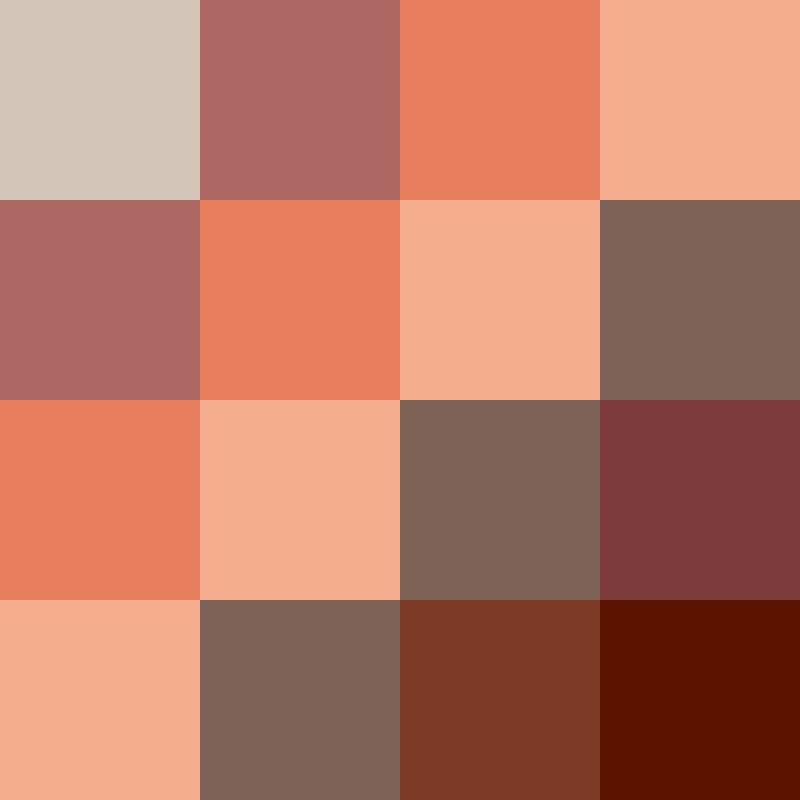
Frame 1 (no input)
Frame 60 (no input): identical to frame 1, image omitted
Frame 120 (the mouse pressed at the canvas centre since frame 60): identical to frame 1, image omitted

The p5.js sketch that drew this single still picture (run headless with seeded random() and noise() and a simulated clock; from frame 60 on, the mouse is pressed at the canvas centre):

// p5.js sketch
// ── sketch.js
function setup() {
  
  createCanvas(800,800);
 
}

function draw() {
  
  fill(211,198,184)//第一排
  noStroke();
  square(0, 0, 200);
  
  fill(173,104,099);
  noStroke();
  square(200, 0, 200);
  
  fill(232,126,093);
  noStroke();
  square(400,0,200);
  
  fill(244,174,141);
  noStroke();
  square(600, 0, 200);
  
  
  fill(173,104,099);//第二排
  noStroke();;
  square(0, 200, 200);
  
  fill(232,126,093);
  noStroke();
  square(200, 200, 200);
  
  fill(244,174,141)
  noStroke();;
  square(400,200,200);
  
  fill(126,098,085);
  noStroke();
  square(600, 200, 200);
  
  
  fill(232,126,093);//第三排
  noStroke();
  square(0,400,200);
  
  fill(244,174,141)
  noStroke();
  square(200,400,200);
  
  fill(126,098,085);
  noStroke();
  square(400,400,200);
  
  fill(125,073,074);
  noStroke();
  square(600,400,200);
  
  
  fill(244,174,141)//第四排
  noStroke();;
  square(0, 600, 200);
  
  fill(126,098,085);
  noStroke();
  square(200, 600, 200);
  
  fill(125,073,047);
  noStroke();;
  square(400,600,200);
  
  fill(090,024,000);
  noStroke();
  square(600, 600, 200);
  
  
}
